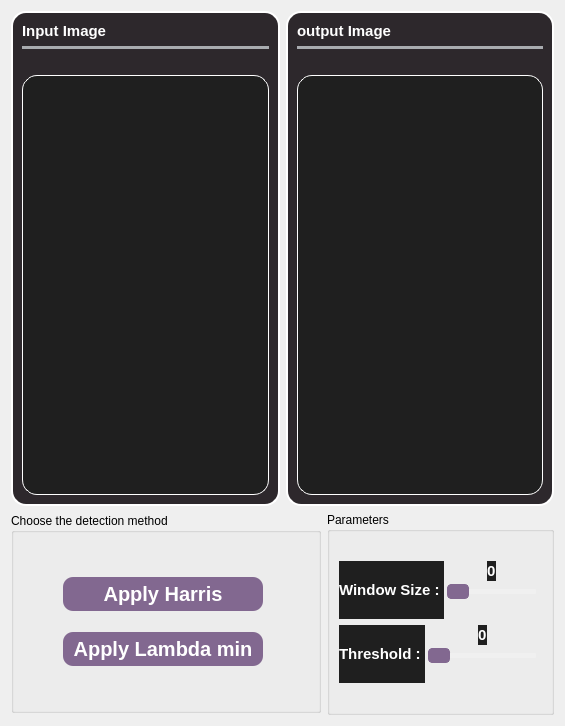
      <widget class="QWidget" name="harris_tab">
       <property name="styleSheet">
        <string notr="true"> /*</string>
       </property>
       <attribute name="title">
        <string> Corner Detection</string>
       </attribute>
       <layout class="QGridLayout" name="gridLayout_2">
        <item row="0" column="0">
         <layout class="QHBoxLayout" name="horizontalLayout_2">
          <item>
           <widget class="QFrame" name="frame_25">
            <property name="maximumSize">
             <size>
              <width>600</width>
              <height>700</height>
             </size>
            </property>
            <property name="styleSheet">
             <string notr="true">background-color: #2d282c; /* Background color */
    border-radius: 15px; /* Curved borders */
    border: 2px solid #ffffff; /* 3D outline */

    box-shadow: 2px 2px 8px rgba(0, 0, 0, 0.7); /* 3D shadow effect */</string>
            </property>
            <property name="frameShape">
             <enum>QFrame::StyledPanel</enum>
            </property>
            <property name="frameShadow">
             <enum>QFrame::Raised</enum>
            </property>
            <layout class="QGridLayout" name="gridLayout_34">
             <property name="leftMargin">
              <number>9</number>
             </property>
             <item row="0" column="1">
              <layout class="QVBoxLayout" name="verticalLayout_75">
               <property name="leftMargin">
                <number>0</number>
               </property>
               <item>
                <widget class="QLabel" name="label_46">
                 <property name="styleSheet">
                  <string notr="true">color: #ffffff;
font-weight:Bold;
font-size: 15px;
border: none;
</string>
                 </property>
                 <property name="text">
                  <string>Input Image</string>
                 </property>
                </widget>
               </item>
               <item>
                <widget class="Line" name="line_37">
                 <property name="styleSheet">
                  <string notr="true">/* Line style */

  /* Set the width of the line */
  width: 20px;

  /* Set the height of the line */
  height: 5px;

  /* Set the background color of the line */
  background-color:#a8abaf;

  /* Set the border of the line */
  border: 10px;

  /* Set the border radius of the line */
  border-radius:5px;




</string>
                 </property>
                 <property name="orientation">
                  <enum>Qt::Horizontal</enum>
                 </property>
                </widget>
               </item>
               <item>
                <layout class="QHBoxLayout" name="horizontalLayout_45">
                 <item>
                  <layout class="QVBoxLayout" name="verticalLayout_76" stretch="0,5">
                   <item>
                    <spacer name="horizontalSpacer_17">
                     <property name="orientation">
                      <enum>Qt::Horizontal</enum>
                     </property>
                     <property name="sizeHint" stdset="0">
                      <size>
                       <width>40</width>
                       <height>20</height>
                      </size>
                     </property>
                    </spacer>
                   </item>
                   <item>
                    <widget class="QWidget" name="inputImage" native="true">
                     <property name="minimumSize">
                      <size>
                       <width>0</width>
                       <height>420</height>
                      </size>
                     </property>
                     <property name="maximumSize">
                      <size>
                       <width>600</width>
                       <height>700</height>
                      </size>
                     </property>
                     <property name="styleSheet">
                      <string notr="true">border: 1px solid #ffffff;
background-color: #1f1f1f;</string>
                     </property>
                    </widget>
                   </item>
                  </layout>
                 </item>
                </layout>
               </item>
              </layout>
             </item>
            </layout>
           </widget>
          </item>
          <item>
           <widget class="QFrame" name="frame_24">
            <property name="maximumSize">
             <size>
              <width>600</width>
              <height>700</height>
             </size>
            </property>
            <property name="styleSheet">
             <string notr="true">background-color: #2d282c; /* Background color */
    border-radius: 15px; /* Curved borders */
    border: 2px solid #ffffff; /* 3D outline */

    box-shadow: 2px 2px 8px rgba(0, 0, 0, 0.7); /* 3D shadow effect */</string>
            </property>
            <property name="frameShape">
             <enum>QFrame::StyledPanel</enum>
            </property>
            <property name="frameShadow">
             <enum>QFrame::Raised</enum>
            </property>
            <layout class="QGridLayout" name="gridLayout_33">
             <property name="leftMargin">
              <number>9</number>
             </property>
             <item row="0" column="1">
              <layout class="QVBoxLayout" name="verticalLayout_73">
               <property name="leftMargin">
                <number>0</number>
               </property>
               <item>
                <widget class="QLabel" name="label_45">
                 <property name="styleSheet">
                  <string notr="true">color: #ffffff;
font-weight:Bold;
font-size: 15px;
border: none;
</string>
                 </property>
                 <property name="text">
                  <string>output Image</string>
                 </property>
                </widget>
               </item>
               <item>
                <widget class="Line" name="line_36">
                 <property name="styleSheet">
                  <string notr="true">/* Line style */

  /* Set the width of the line */
  width: 20px;

  /* Set the height of the line */
  height: 5px;

  /* Set the background color of the line */
  background-color:#a8abaf;

  /* Set the border of the line */
  border: 10px;

  /* Set the border radius of the line */
  border-radius:5px;




</string>
                 </property>
                 <property name="orientation">
                  <enum>Qt::Horizontal</enum>
                 </property>
                </widget>
               </item>
               <item>
                <layout class="QHBoxLayout" name="horizontalLayout_44">
                 <item>
                  <layout class="QVBoxLayout" name="verticalLayout_74" stretch="0,5">
                   <item>
                    <spacer name="horizontalSpacer_16">
                     <property name="orientation">
                      <enum>Qt::Horizontal</enum>
                     </property>
                     <property name="sizeHint" stdset="0">
                      <size>
                       <width>40</width>
                       <height>20</height>
                      </size>
                     </property>
                    </spacer>
                   </item>
                   <item>
                    <widget class="QWidget" name="cornersImage" native="true">
                     <property name="minimumSize">
                      <size>
                       <width>0</width>
                       <height>420</height>
                      </size>
                     </property>
                     <property name="maximumSize">
                      <size>
                       <width>600</width>
                       <height>700</height>
                      </size>
                     </property>
                     <property name="styleSheet">
                      <string notr="true">border: 1px solid #ffffff;
background-color: #1f1f1f;</string>
                     </property>
                    </widget>
                   </item>
                  </layout>
                 </item>
                </layout>
               </item>
              </layout>
             </item>
            </layout>
           </widget>
          </item>
         </layout>
        </item>
        <item row="1" column="0">
         <layout class="QHBoxLayout" name="horizontalLayout_17">
          <item>
           <widget class="QGroupBox" name="groupBox_13">
            <property name="sizePolicy">
             <sizepolicy hsizetype="Preferred" vsizetype="Fixed">
              <horstretch>0</horstretch>
              <verstretch>0</verstretch>
             </sizepolicy>
            </property>
            <property name="maximumSize">
             <size>
              <width>600</width>
              <height>200</height>
             </size>
            </property>
            <property name="styleSheet">
             <string notr="true">QGroupBox {
background-color: #1f1f1f;
border-radius: 14px;
border: 1.2px solid white;
}
QGroupBox::title {
    color: white;
    font-weight: bold;

}
background-color: #784B84;
      color: white;
      border: none;
      padding: 5px 10px;
     border: 1.2px solid white;
border-style: outset;
border-radius: 5px;</string>
            </property>
            <property name="title">
             <string>Choose the detection method</string>
            </property>
            <layout class="QGridLayout" name="gridLayout_12">
             <item row="2" column="0">
              <layout class="QHBoxLayout" name="horizontalLayout_28">
               <property name="spacing">
                <number>3</number>
               </property>
               <item>
                <spacer name="horizontalSpacer_19">
                 <property name="orientation">
                  <enum>Qt::Horizontal</enum>
                 </property>
                 <property name="sizeHint" stdset="0">
                  <size>
                   <width>40</width>
                   <height>20</height>
                  </size>
                 </property>
                </spacer>
               </item>
               <item>
                <widget class="QPushButton" name="lambdaButton">
                 <property name="minimumSize">
                  <size>
                   <width>200</width>
                   <height>0</height>
                  </size>
                 </property>
                 <property name="maximumSize">
                  <size>
                   <width>200</width>
                   <height>16777215</height>
                  </size>
                 </property>
                 <property name="cursor">
                  <cursorShape>PointingHandCursor</cursorShape>
                 </property>
                 <property name="styleSheet">
                  <string notr="true">QPushButton{
  appearance: button;
  backface-visibility: hidden;
  background-color: #826890;
  border-radius: 10px;
  border-width: 0;
  box-shadow: rgba(50, 50, 93, .1) 0 0 0 1px inset,rgba(50, 50, 93, .1) 0 2px 5px 0,rgba(0, 0, 0, .07) 0 1px 1px 0;
  box-sizing: border-box;
font-size:20px;
      color: white;
   
     border: none;
padding-top:5px;
padding-bottom:5px;
font-weight:bold;

}
QPushButton:hover {
    background-color: #695474;    /* Slightly lighter blue when hovering */
}

QPushButton:pressed {
    background-color: #4d3d55;    /* Darker blue when pressed */
}
</string>
                 </property>
                 <property name="text">
                  <string>Apply Lambda min</string>
                 </property>
                </widget>
               </item>
               <item>
                <spacer name="horizontalSpacer_21">
                 <property name="orientation">
                  <enum>Qt::Horizontal</enum>
                 </property>
                 <property name="sizeHint" stdset="0">
                  <size>
                   <width>40</width>
                   <height>20</height>
                  </size>
                 </property>
                </spacer>
               </item>
              </layout>
             </item>
             <item row="2" column="1">
              <widget class="QWidget" name="slidersWidget_4" native="true">
               <property name="styleSheet">
                <string notr="true">border: none;
background-color: #1f1f1f;</string>
               </property>
              </widget>
             </item>
             <item row="1" column="0">
              <layout class="QHBoxLayout" name="horizontalLayout_29">
               <property name="spacing">
                <number>3</number>
               </property>
               <item>
                <spacer name="horizontalSpacer_32">
                 <property name="orientation">
                  <enum>Qt::Horizontal</enum>
                 </property>
                 <property name="sizeHint" stdset="0">
                  <size>
                   <width>40</width>
                   <height>20</height>
                  </size>
                 </property>
                </spacer>
               </item>
               <item>
                <widget class="QPushButton" name="harrisButton">
                 <property name="minimumSize">
                  <size>
                   <width>200</width>
                   <height>0</height>
                  </size>
                 </property>
                 <property name="maximumSize">
                  <size>
                   <width>200</width>
                   <height>16777215</height>
                  </size>
                 </property>
                 <property name="cursor">
                  <cursorShape>PointingHandCursor</cursorShape>
                 </property>
                 <property name="styleSheet">
                  <string notr="true">QPushButton{
  appearance: button;
  backface-visibility: hidden;
  background-color: #826890;
  border-radius: 10px;
  border-width: 0;
  box-shadow: rgba(50, 50, 93, .1) 0 0 0 1px inset,rgba(50, 50, 93, .1) 0 2px 5px 0,rgba(0, 0, 0, .07) 0 1px 1px 0;
  box-sizing: border-box;
font-size:20px;
      color: white;
   
     border: none;
padding-top:5px;
padding-bottom:5px;
font-weight:bold;


}
QPushButton:hover {
    background-color: #695474;    /* Slightly lighter blue when hovering */
}

QPushButton:pressed {
    background-color: #4d3d55;    /* Darker blue when pressed */
}
</string>
                 </property>
                 <property name="text">
                  <string>Apply Harris</string>
                 </property>
                </widget>
               </item>
               <item>
                <spacer name="horizontalSpacer_34">
                 <property name="orientation">
                  <enum>Qt::Horizontal</enum>
                 </property>
                 <property name="sizeHint" stdset="0">
                  <size>
                   <width>40</width>
                   <height>20</height>
                  </size>
                 </property>
                </spacer>
               </item>
              </layout>
             </item>
             <item row="0" column="0">
              <spacer name="horizontalSpacer_7">
               <property name="orientation">
                <enum>Qt::Horizontal</enum>
               </property>
               <property name="sizeHint" stdset="0">
                <size>
                 <width>40</width>
                 <height>20</height>
                </size>
               </property>
              </spacer>
             </item>
             <item row="3" column="0">
              <spacer name="horizontalSpacer_8">
               <property name="orientation">
                <enum>Qt::Horizontal</enum>
               </property>
               <property name="sizeHint" stdset="0">
                <size>
                 <width>40</width>
                 <height>20</height>
                </size>
               </property>
              </spacer>
             </item>
            </layout>
           </widget>
          </item>
          <item>
           <widget class="QGroupBox" name="groupBox_9">
            <property name="sizePolicy">
             <sizepolicy hsizetype="Preferred" vsizetype="Fixed">
              <horstretch>0</horstretch>
              <verstretch>0</verstretch>
             </sizepolicy>
            </property>
            <property name="maximumSize">
             <size>
              <width>600</width>
              <height>270</height>
             </size>
            </property>
            <property name="styleSheet">
             <string notr="true">QGroupBox {
background-color: #1f1f1f;
border-radius: 14px;
border: 1.2px solid white;
}
QGroupBox::title {
    color: white;
    font-weight: bold;

}
background-color: #784B84;
      color: white;
      border: none;
      padding: 5px 10px;
     border: 1.2px solid white;
border-style: outset;
border-radius: 5px;</string>
            </property>
            <property name="title">
             <string>Parameters</string>
            </property>
            <layout class="QGridLayout" name="gridLayout_7">
             <item row="1" column="0">
              <spacer name="horizontalSpacer_20">
               <property name="orientation">
                <enum>Qt::Horizontal</enum>
               </property>
               <property name="sizeHint" stdset="0">
                <size>
                 <width>40</width>
                 <height>20</height>
                </size>
               </property>
              </spacer>
             </item>
             <item row="2" column="0">
              <layout class="QHBoxLayout" name="horizontalLayout_32">
               <property name="spacing">
                <number>3</number>
               </property>
               <item>
                <widget class="QLabel" name="label1_5">
                 <property name="styleSheet">
                  <string notr="true">color: #ffffff;
font-weight:Bold;
font-size: 15px;
border: none;

background-color: #1f1f1f;
</string>
                 </property>
                 <property name="text">
                  <string>Window Size : </string>
                 </property>
                </widget>
               </item>
               <item>
                <layout class="QVBoxLayout" name="verticalLayout_14">
                 <item>
                  <layout class="QHBoxLayout" name="horizontalLayout_8">
                   <item>
                    <spacer name="horizontalSpacer_35">
                     <property name="orientation">
                      <enum>Qt::Horizontal</enum>
                     </property>
                     <property name="sizeHint" stdset="0">
                      <size>
                       <width>40</width>
                       <height>20</height>
                      </size>
                     </property>
                    </spacer>
                   </item>
                   <item>
                    <widget class="QLabel" name="windowLabel">
                     <property name="styleSheet">
                      <string notr="true">color: #ffffff;
font-weight:Bold;
font-size: 15px;
border: none;

background-color: #1f1f1f;
</string>
                     </property>
                     <property name="text">
                      <string>0</string>
                     </property>
                    </widget>
                   </item>
                   <item>
                    <spacer name="horizontalSpacer_37">
                     <property name="orientation">
                      <enum>Qt::Horizontal</enum>
                     </property>
                     <property name="sizeHint" stdset="0">
                      <size>
                       <width>40</width>
                       <height>20</height>
                      </size>
                     </property>
                    </spacer>
                   </item>
                  </layout>
                 </item>
                 <item>
                  <widget class="QSlider" name="windowSlider">
                   <property name="cursor">
                    <cursorShape>PointingHandCursor</cursorShape>
                   </property>
                   <property name="styleSheet">
                    <string notr="true">QSlider{
border: none;
}
QSlider::groove {
background: #f0f0f0; /* Color of the track */
border: 0px solid #ffffff; /* Border of the track */
height: 5px; /* Set the height of the track */
border-radius: 1px; /* Round the corners of the track */
}

/* Style for the slider handle (thumb) */
QSlider::handle {
background: #826890; /* Color of the handle */
width: 20px; /* Width of the handle */
height: 10px; /* Height of the handle */
margin: -5px 0; /* Negative margin to center the handle vertically */
border-radius: 4px;
 border: 1px solid #826890;
}

/* Style for the slider handle when pressed */
QSlider::handle:pressed {
background: #584662; /* Color of the handle when pressed */
border: 1px solid #584662; /* Border of the handle when pressed */
}</string>
                   </property>
                   <property name="orientation">
                    <enum>Qt::Horizontal</enum>
                   </property>
                  </widget>
                 </item>
                 <item>
                  <spacer name="horizontalSpacer_6">
                   <property name="orientation">
                    <enum>Qt::Horizontal</enum>
                   </property>
                   <property name="sizeHint" stdset="0">
                    <size>
                     <width>40</width>
                     <height>20</height>
                    </size>
                   </property>
                  </spacer>
                 </item>
                </layout>
               </item>
              </layout>
             </item>
             <item row="6" column="0">
              <layout class="QHBoxLayout" name="horizontalLayout_13">
               <item>
                <spacer name="horizontalSpacer">
                 <property name="orientation">
                  <enum>Qt::Horizontal</enum>
                 </property>
                 <property name="sizeHint" stdset="0">
                  <size>
                   <width>40</width>
                   <height>20</height>
                  </size>
                 </property>
                </spacer>
               </item>
               <item>
                <spacer name="horizontalSpacer_4">
                 <property name="orientation">
                  <enum>Qt::Horizontal</enum>
                 </property>
                 <property name="sizeHint" stdset="0">
                  <size>
                   <width>40</width>
                   <height>20</height>
                  </size>
                 </property>
                </spacer>
               </item>
              </layout>
             </item>
             <item row="4" column="0">
              <layout class="QHBoxLayout" name="horizontalLayout_26">
               <property name="spacing">
                <number>3</number>
               </property>
               <item>
                <widget class="QLabel" name="label1_6">
                 <property name="styleSheet">
                  <string notr="true">color: #ffffff;
font-weight:Bold;
font-size: 15px;
border: none;

background-color: #1f1f1f;
</string>
                 </property>
                 <property name="text">
                  <string>Threshold : </string>
                 </property>
                </widget>
               </item>
               <item>
                <layout class="QVBoxLayout" name="verticalLayout_15">
                 <item>
                  <layout class="QHBoxLayout" name="horizontalLayout_9">
                   <item>
                    <spacer name="horizontalSpacer_26">
                     <property name="orientation">
                      <enum>Qt::Horizontal</enum>
                     </property>
                     <property name="sizeHint" stdset="0">
                      <size>
                       <width>40</width>
                       <height>20</height>
                      </size>
                     </property>
                    </spacer>
                   </item>
                   <item>
                    <widget class="QLabel" name="thresholdLabel">
                     <property name="styleSheet">
                      <string notr="true">color: #ffffff;
font-weight:Bold;
font-size: 15px;
border: none;

background-color: #1f1f1f;
</string>
                     </property>
                     <property name="text">
                      <string>0</string>
                     </property>
                    </widget>
                   </item>
                   <item>
                    <spacer name="horizontalSpacer_27">
                     <property name="orientation">
                      <enum>Qt::Horizontal</enum>
                     </property>
                     <property name="sizeHint" stdset="0">
                      <size>
                       <width>40</width>
                       <height>20</height>
                      </size>
                     </property>
                    </spacer>
                   </item>
                  </layout>
                 </item>
                 <item>
                  <widget class="QSlider" name="thresholdSlider">
                   <property name="cursor">
                    <cursorShape>PointingHandCursor</cursorShape>
                   </property>
                   <property name="styleSheet">
                    <string notr="true">QSlider{
border: none;
}
QSlider::groove {
background: #f0f0f0; /* Color of the track */
border: 0px solid #ffffff; /* Border of the track */
height: 5px; /* Set the height of the track */
border-radius: 1px; /* Round the corners of the track */
}

/* Style for the slider handle (thumb) */
QSlider::handle {
background: #826890; /* Color of the handle */
width: 20px; /* Width of the handle */
height: 10px; /* Height of the handle */
margin: -5px 0; /* Negative margin to center the handle vertically */
border-radius: 4px;
 border: 1px solid #826890;
}

/* Style for the slider handle when pressed */
QSlider::handle:pressed {
background: #584662; /* Color of the handle when pressed */
border: 1px solid #584662; /* Border of the handle when pressed */
}</string>
                   </property>
                   <property name="orientation">
                    <enum>Qt::Horizontal</enum>
                   </property>
                  </widget>
                 </item>
                 <item>
                  <spacer name="horizontalSpacer_2">
                   <property name="orientation">
                    <enum>Qt::Horizontal</enum>
                   </property>
                   <property name="sizeHint" stdset="0">
                    <size>
                     <width>40</width>
                     <height>20</height>
                    </size>
                   </property>
                  </spacer>
                 </item>
                </layout>
               </item>
              </layout>
             </item>
             <item row="2" column="1">
              <widget class="QWidget" name="slidersWidget_2" native="true">
               <property name="styleSheet">
                <string notr="true">border: none;
background-color: #1f1f1f;</string>
               </property>
              </widget>
             </item>
            </layout>
           </widget>
          </item>
         </layout>
        </item>
       </layout>
      </widget>
